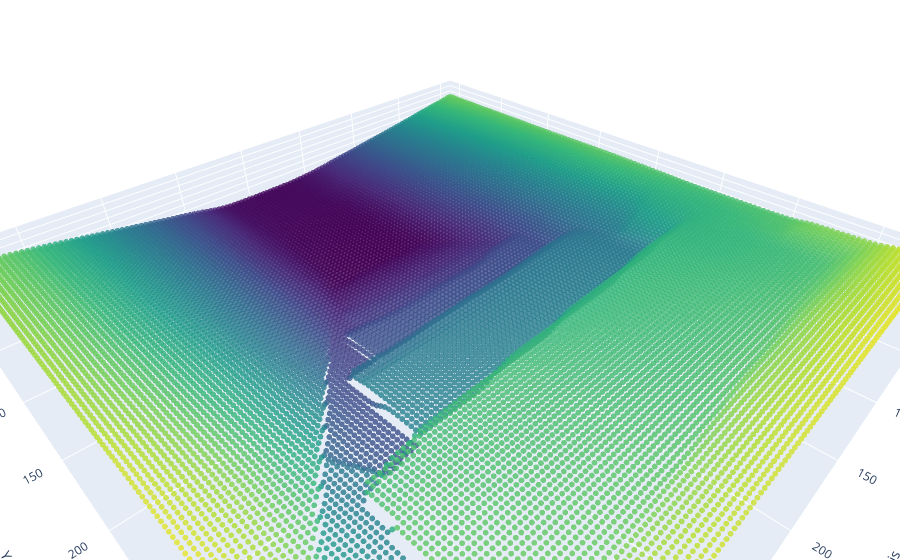

Notebook code cell kept with this figure:
### Markdown cell above
# Usage:

### Code cell
# For Image
depth_estimation_image("data_set/my_dataset/photos/stair_1.jpg")

### Figure 1 — Plotly figure (JSON) as saved in the notebook; plotly's stock layout.template omitted (floating-point values rounded to 4 significant figures; data arrays with more than 128 entries replaced by an {"elided": "..."} marker saying what was removed)
{"data": [{"marker": {"color": {"elided": "16384 float values"}, "colorscale": [[0, "#440154"], [0.1111, "#482878"], [0.2222, "#3e4989"], [0.3333, "#31688e"], [0.4444, "#26828e"], [0.5556, "#1f9e89"], [0.6667, "#35b779"], [0.7778, "#6ece58"], [0.8889, "#b5de2b"], [1, "#fde725"]], "opacity": 0.8, "size": 2}, "mode": "markers", "type": "scatter3d", "x": {"elided": "16384 int values"}, "y": {"elided": "16384 int values"}, "z": {"elided": "16384 float values"}}], "layout": {"margin": {"b": 0, "l": 0, "r": 0, "t": 0}, "scene": {"aspectmode": "data", "xaxis": {"title": {"text": "X Axis"}}, "yaxis": {"title": {"text": "Y Axis"}}, "zaxis": {"title": {"text": "Depth"}}}}}
